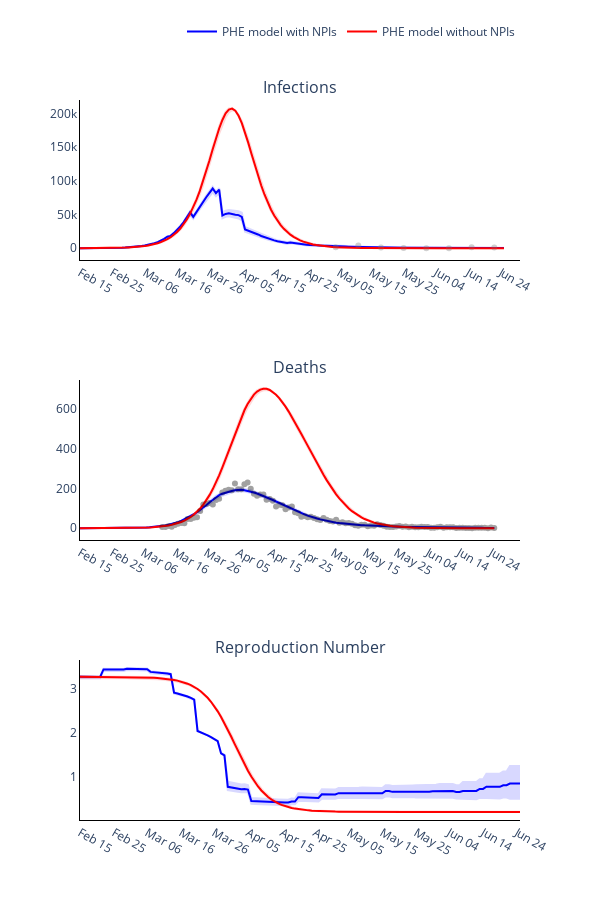

Here is the notebook cell this chart was saved with:
### Markdown cell above
### Plot observed versus predicted using model with inferred parameters

### Code cell
# Trace names - represent the solver used for the simulation
trace_name = ['PHE model with NPIs', 'PHE model without NPIs']
titles = ['Infections', 'Deaths', 'Reproduction Number']

fig = go.Figure()
fig = make_subplots(rows=len(titles), cols=1, subplot_titles=tuple(titles), horizontal_spacing = 0.15)

# Plot (continuous predicted timeline and pointwise observed numbers each day)
for t, trace in enumerate(trace_name):
    # Plot of infections
    fig.add_trace(
        go.Scatter(
            x=times,
            y=new_infec_mean[t][0].tolist(),
            mode='lines',
            name=trace_name[t],
            line_color=colours[t]
        ),
        row= 1,
        col= 1
    )

    fig.add_trace(
        go.Scatter(
            x=times + times[::-1],
            y=new_infec_upper[t][0].tolist() + new_infec_lower[t][0].tolist()[::-1],
            fill='toself',
            fillcolor=colours[t],
            line_color=colours[t],
            opacity=0.15,
            mode='lines',
            showlegend=False,
            name=trace_name[t]
        ),
        row= 1,
        col= 1
    )

    fig.add_trace(
        go.Scatter(
            x=serology_times,
            y=np.sum(np.multiply(np.nan_to_num(np.divide(positives_data[r], tests[r])), susceptibles[r]), axis=1).tolist(),
            mode='markers',
            opacity=0.2,
            name=trace_name[r],
            showlegend=False,
            line_color=colours[-2]
        ),
        row= 1,
        col= 1
    )

    # Plot deaths
    fig.add_trace(
        go.Scatter(
            x=times,
            y=deaths_mean[t][0].tolist(),
            mode='lines',
            name=trace_name[t],
            showlegend=False,
            line_color=colours[t]
        ),
        row= 2,
        col= 1
    )

    fig.add_trace(
        go.Scatter(
            x=times + times[::-1],
            y=deaths_upper[t][0].tolist() + deaths_lower[t][0].tolist()[::-1],
            fill='toself',
            fillcolor=colours[t],
            line_color=colours[t],
            opacity=0.15,
            mode='lines',
            showlegend=False,
            name=trace_name[t]
        ),
        row= 2,
        col= 1
    )

    fig.add_trace(
        go.Scatter(
            x=deaths_times,
            y=np.sum(deaths_data[0], axis=1).tolist(),
            mode='markers',
            opacity=0.2,
            name=trace_name[t],
            showlegend=False,
            line_color=colours[-3]
        ),
        row= 2,
        col= 1
    )

    # Plot reproduction number
    fig.add_trace(
        go.Scatter(
            x=times,
            y=reprod_num_mean[t][0].tolist(),
            mode='lines',
            name=trace_name[t],
            showlegend=False,
            line_color=colours[t]
        ),
        row= 3,
        col= 1
    )

    fig.add_trace(
        go.Scatter(
            x=times + times[::-1],
            y=reprod_num_upper[t][0].tolist() + reprod_num_lower[t][0].tolist()[::-1],
            fill='toself',
            fillcolor=colours[t],
            line_color=colours[t],
            opacity=0.15,
            mode='lines',
            showlegend=False,
            name=trace_name[t]
        ),
        row= 3,
        col= 1
    )

# Add axis labels
fig.update_layout(
    width=600, 
    height=900,
    plot_bgcolor='white',
    xaxis=dict(
        linecolor='black',
        tickvals=np.arange(1, total_days, 10).tolist(),
        ticktext=['Feb 15', 'Feb 25', 'Mar 06', 'Mar 16', 'Mar 26', 'Apr 05', 'Apr 15', 'Apr 25', 'May 05', 'May 15', 'May 25', 'Jun 04', 'Jun 14', 'Jun 24']),
    yaxis=dict(linecolor='black'),
    xaxis2=dict(
        linecolor='black',
        tickvals=np.arange(1, total_days, 10).tolist(),
        ticktext=['Feb 15', 'Feb 25', 'Mar 06', 'Mar 16', 'Mar 26', 'Apr 05', 'Apr 15', 'Apr 25', 'May 05', 'May 15', 'May 25', 'Jun 04', 'Jun 14', 'Jun 24']),
    yaxis2=dict(linecolor='black'),
    xaxis3=dict(
        linecolor='black',
        tickvals=np.arange(1, total_days, 10).tolist(),
        ticktext=['Feb 15', 'Feb 25', 'Mar 06', 'Mar 16', 'Mar 26', 'Apr 05', 'Apr 15', 'Apr 25', 'May 05', 'May 15', 'May 25', 'Jun 04', 'Jun 14', 'Jun 24']),
    yaxis3=dict(linecolor='black'),
    legend=dict(
        orientation='h',
        yanchor="bottom",
        y=1.075,
        xanchor="right",
        x=1)
    )

fig.write_image('images/Model_comparison.pdf')
fig.show()

### Figure 1 — Plotly figure (JSON) as saved in the notebook; plotly's stock layout.template omitted (floating-point values rounded to 4 significant figures; data arrays with more than 128 entries replaced by an {"elided": "..."} marker saying what was removed)
{"data": [{"line": {"color": "blue"}, "mode": "lines", "name": "PHE model with NPIs", "type": "scatter", "x": {"elided": "132 int values"}, "xaxis": "x", "y": {"elided": "132 float values"}, "yaxis": "y"}, {"fill": "toself", "fillcolor": "blue", "line": {"color": "blue"}, "mode": "lines", "name": "PHE model with NPIs", "opacity": 0.15, "showlegend": false, "type": "scatter", "x": {"elided": "264 int values"}, "xaxis": "x", "y": {"elided": "264 float values"}, "yaxis": "y"}, {"line": {"color": "gray"}, "mode": "markers", "name": "PHE model with NPIs", "opacity": 0.2, "showlegend": false, "type": "scatter", "x": [80, 87, 94, 101, 108, 115, 122, 129], "xaxis": "x", "y": [1324.0, 3902.0, 1017.0, 372.9, 0, 0, 1378.0, 997.1, 982, 818.3, 241.0, 240.6, 0, 0, 827.9, 1296.0, 0, 1934.0, 2575.0, 2745.0, 709.9, 3286.0, 7272.0, 5684.0, 3567.0, 0, 6016.0, 7705.0, 8541.0, 0, 19160.0, 16580.0, 16990.0, 4429.0, 3429.0, 3375.0, 2405.0, 1205.0, 725.3, 1277.0, 6202.0, 998.6, 527.7, 1008.0, 0, 669.5, 446.0, 1265.0, 739.8, 6587.0, 6924.0, 5566.0, 3583.0], "yaxis": "y"}, {"line": {"color": "blue"}, "mode": "lines", "name": "PHE model with NPIs", "showlegend": false, "type": "scatter", "x": {"elided": "132 int values"}, "xaxis": "x2", "y": {"elided": "132 float values"}, "yaxis": "y2"}, {"fill": "toself", "fillcolor": "blue", "line": {"color": "blue"}, "mode": "lines", "name": "PHE model with NPIs", "opacity": 0.15, "showlegend": false, "type": "scatter", "x": {"elided": "264 int values"}, "xaxis": "x2", "y": {"elided": "264 float values"}, "yaxis": "y2"}, {"line": {"color": "black"}, "mode": "markers", "name": "PHE model with NPIs", "opacity": 0.2, "showlegend": false, "type": "scatter", "x": [27, 28, 29, 30, 31, 32, 33, 34, 35, 36, 37, 38, 39, 40, 41, 42, 43, 44, 45, 46, 47, 48, 49, 50, 51, 52, 53, 54, 55, 56, 57, 58, 59, 60, 61, 62, 63, 64, 65, 66, 67, 68, 69, 70, 71, 72, 73, 74, 75, 76, 77, 78, 79, 80, 81, 82, 83, 84, 85, 86, 87, 88, 89, 90, 91, 92, 93, 94, 95, 96, 97, 98, 99, 100, 101, 102, 103, 104, 105, 106, 107, 108, 109, 110, 111, 112, 113, 114, 115, 116, 117, 118, 119, 120, 121, 122, 123, 124, 125, 126, 127, 128, 129, 130, 131, 132], "xaxis": "x2", "y": {"elided": "471 int values"}, "yaxis": "y2"}, {"line": {"color": "blue"}, "mode": "lines", "name": "PHE model with NPIs", "showlegend": false, "type": "scatter", "x": {"elided": "132 int values"}, "xaxis": "x3", "y": {"elided": "132 float values"}, "yaxis": "y3"}, {"fill": "toself", "fillcolor": "blue", "line": {"color": "blue"}, "mode": "lines", "name": "PHE model with NPIs", "opacity": 0.15, "showlegend": false, "type": "scatter", "x": {"elided": "264 int values"}, "xaxis": "x3", "y": {"elided": "264 float values"}, "yaxis": "y3"}, {"line": {"color": "red"}, "mode": "lines", "name": "PHE model without NPIs", "type": "scatter", "x": {"elided": "132 int values"}, "xaxis": "x", "y": {"elided": "132 float values"}, "yaxis": "y"}, {"fill": "toself", "fillcolor": "red", "line": {"color": "red"}, "mode": "lines", "name": "PHE model without NPIs", "opacity": 0.15, "showlegend": false, "type": "scatter", "x": {"elided": "264 int values"}, "xaxis": "x", "y": {"elided": "264 float values"}, "yaxis": "y"}, {"line": {"color": "gray"}, "mode": "markers", "name": "PHE model with NPIs", "opacity": 0.2, "showlegend": false, "type": "scatter", "x": [80, 87, 94, 101, 108, 115, 122, 129], "xaxis": "x", "y": [1324.0, 3902.0, 1017.0, 372.9, 0, 0, 1378.0, 997.1, 982, 818.3, 241.0, 240.6, 0, 0, 827.9, 1296.0, 0, 1934.0, 2575.0, 2745.0, 709.9, 3286.0, 7272.0, 5684.0, 3567.0, 0, 6016.0, 7705.0, 8541.0, 0, 19160.0, 16580.0, 16990.0, 4429.0, 3429.0, 3375.0, 2405.0, 1205.0, 725.3, 1277.0, 6202.0, 998.6, 527.7, 1008.0, 0, 669.5, 446.0, 1265.0, 739.8, 6587.0, 6924.0, 5566.0, 3583.0], "yaxis": "y"}, {"line": {"color": "red"}, "mode": "lines", "name": "PHE model without NPIs", "showlegend": false, "type": "scatter", "x": {"elided": "132 int values"}, "xaxis": "x2", "y": {"elided": "132 float values"}, "yaxis": "y2"}, {"fill": "toself", "fillcolor": "red", "line": {"color": "red"}, "mode": "lines", "name": "PHE model without NPIs", "opacity": 0.15, "showlegend": false, "type": "scatter", "x": {"elided": "264 int values"}, "xaxis": "x2", "y": {"elided": "264 float values"}, "yaxis": "y2"}, {"line": {"color": "black"}, "mode": "markers", "name": "PHE model without NPIs", "opacity": 0.2, "showlegend": false, "type": "scatter", "x": [27, 28, 29, 30, 31, 32, 33, 34, 35, 36, 37, 38, 39, 40, 41, 42, 43, 44, 45, 46, 47, 48, 49, 50, 51, 52, 53, 54, 55, 56, 57, 58, 59, 60, 61, 62, 63, 64, 65, 66, 67, 68, 69, 70, 71, 72, 73, 74, 75, 76, 77, 78, 79, 80, 81, 82, 83, 84, 85, 86, 87, 88, 89, 90, 91, 92, 93, 94, 95, 96, 97, 98, 99, 100, 101, 102, 103, 104, 105, 106, 107, 108, 109, 110, 111, 112, 113, 114, 115, 116, 117, 118, 119, 120, 121, 122, 123, 124, 125, 126, 127, 128, 129, 130, 131, 132], "xaxis": "x2", "y": {"elided": "471 int values"}, "yaxis": "y2"}, {"line": {"color": "red"}, "mode": "lines", "name": "PHE model without NPIs", "showlegend": false, "type": "scatter", "x": {"elided": "132 int values"}, "xaxis": "x3", "y": {"elided": "132 float values"}, "yaxis": "y3"}, {"fill": "toself", "fillcolor": "red", "line": {"color": "red"}, "mode": "lines", "name": "PHE model without NPIs", "opacity": 0.15, "showlegend": false, "type": "scatter", "x": {"elided": "264 int values"}, "xaxis": "x3", "y": {"elided": "264 float values"}, "yaxis": "y3"}], "layout": {"annotations": [{"font": {"size": 16}, "showarrow": false, "text": "Infections", "x": 0.5, "xanchor": "center", "xref": "paper", "y": 1, "yanchor": "bottom", "yref": "paper"}, {"font": {"size": 16}, "showarrow": false, "text": "Deaths", "x": 0.5, "xanchor": "center", "xref": "paper", "y": 0.6111, "yanchor": "bottom", "yref": "paper"}, {"font": {"size": 16}, "showarrow": false, "text": "Reproduction Number", "x": 0.5, "xanchor": "center", "xref": "paper", "y": 0.2222, "yanchor": "bottom", "yref": "paper"}], "height": 900, "legend": {"orientation": "h", "x": 1, "xanchor": "right", "y": 1.075, "yanchor": "bottom"}, "plot_bgcolor": "white", "width": 600, "xaxis": {"anchor": "y", "domain": [0, 1], "linecolor": "black", "ticktext": ["Feb 15", "Feb 25", "Mar 06", "Mar 16", "Mar 26", "Apr 05", "Apr 15", "Apr 25", "May 05", "May 15", "May 25", "Jun 04", "Jun 14", "Jun 24"], "tickvals": [1, 11, 21, 31, 41, 51, 61, 71, 81, 91, 101, 111, 121, 131]}, "xaxis2": {"anchor": "y2", "domain": [0, 1], "linecolor": "black", "ticktext": ["Feb 15", "Feb 25", "Mar 06", "Mar 16", "Mar 26", "Apr 05", "Apr 15", "Apr 25", "May 05", "May 15", "May 25", "Jun 04", "Jun 14", "Jun 24"], "tickvals": [1, 11, 21, 31, 41, 51, 61, 71, 81, 91, 101, 111, 121, 131]}, "xaxis3": {"anchor": "y3", "domain": [0, 1], "linecolor": "black", "ticktext": ["Feb 15", "Feb 25", "Mar 06", "Mar 16", "Mar 26", "Apr 05", "Apr 15", "Apr 25", "May 05", "May 15", "May 25", "Jun 04", "Jun 14", "Jun 24"], "tickvals": [1, 11, 21, 31, 41, 51, 61, 71, 81, 91, 101, 111, 121, 131]}, "yaxis": {"anchor": "x", "domain": [0.7778, 1], "linecolor": "black"}, "yaxis2": {"anchor": "x2", "domain": [0.3889, 0.6111], "linecolor": "black"}, "yaxis3": {"anchor": "x3", "domain": [0, 0.2222], "linecolor": "black"}}}
